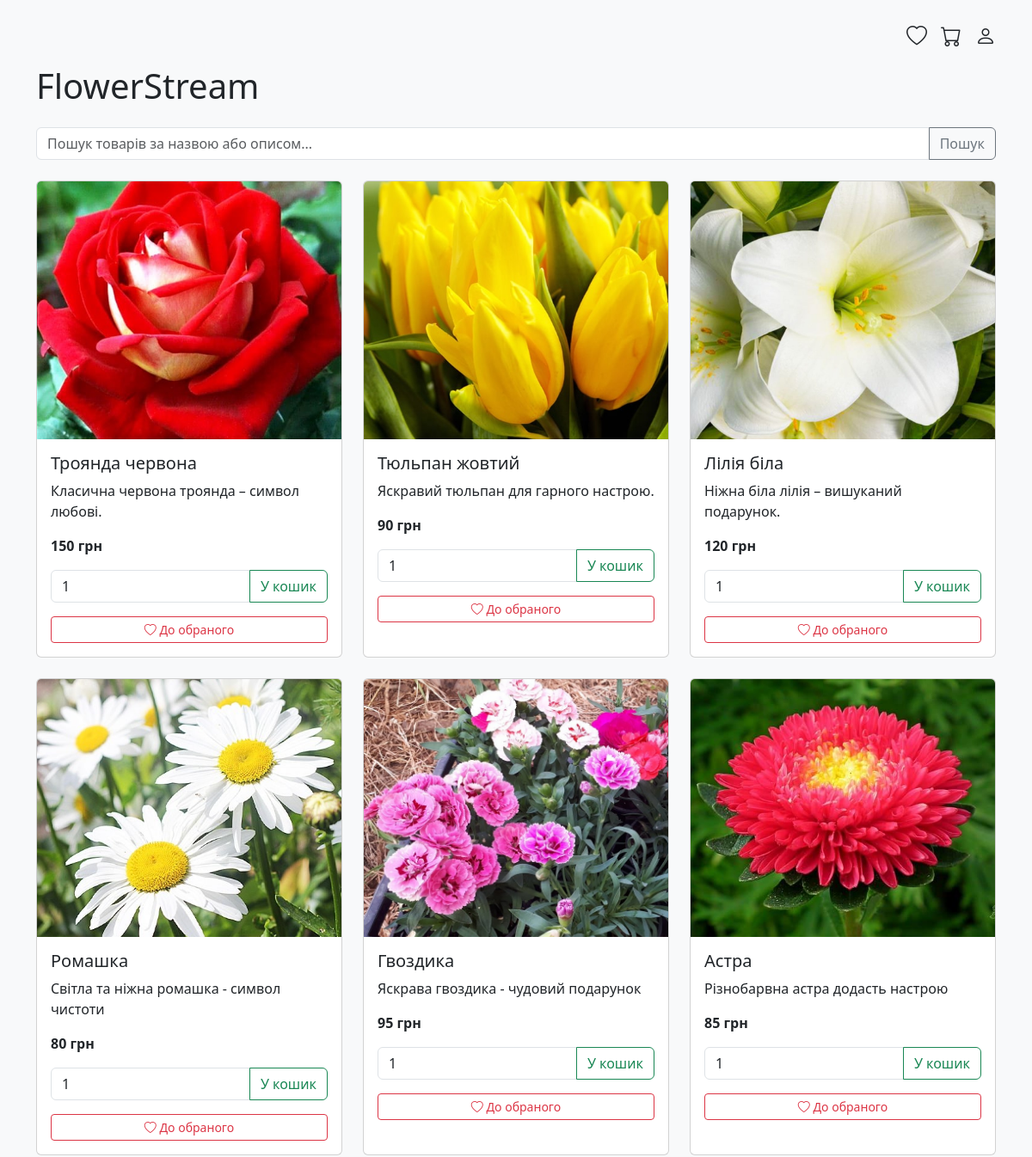
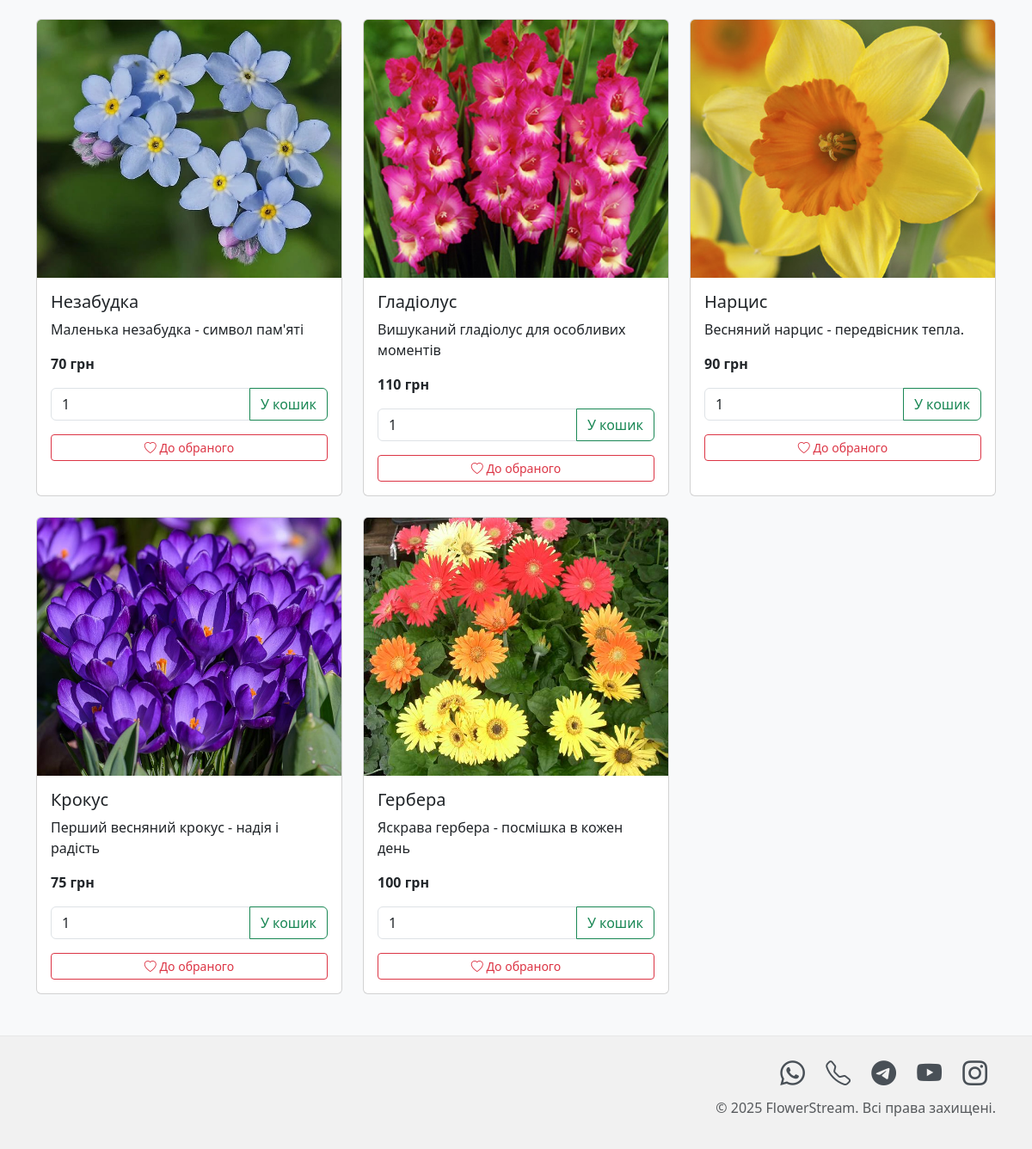
The page / on the database its author committed (2 pictures, top to bottom).
### tables this page shows
CREATE TABLE products (
            id INTEGER PRIMARY KEY AUTOINCREMENT,
            name TEXT NOT NULL,
            description TEXT,
            price REAL NOT NULL,
            image_url TEXT
        );

### app/app.py (the view)
@app.route('/')
def home():
    is_admin = session.get('is_admin', False)
    user_logged_in = session.get('user_id') is not None
    search_query = request.args.get('search_query') # Get search query
    sort_order = request.args.get('sort')  # 'price_asc' or 'price_desc'
    flowers = load_products_from_db(search_query, sort_order) # Pass it to the loading function
    cart = []
    cart_count = 0
    favorites = []
    edit_mode = session.get('edit_mode', False)
    if user_logged_in:
        cart = session.get('cart', [])
        cart_count = sum(item['quantity'] for item in cart) if cart else 0
        favorites = session.get('favorites', [])
    else:
        session.pop('cart', None)
        session.pop('favorites', None)
        session.pop('edit_mode', None)
    return render_template('home.html', flowers=flowers, is_admin=is_admin,
                           cart_count=cart_count, favorites=favorites,
                           user_logged_in=user_logged_in, edit_mode=edit_mode,
                           search_query=search_query) # Pass search_query to template

### app/app.py (called while the page is built)
def get_db_connection():
    db = getattr(g, '_database', None)
    if db is None:
        if DATABASE is None:
            raise RuntimeError("Environment variable 'DATABASE' is not set. Check your .env file.")
        db = sqlite3.connect(DATABASE)
        db.row_factory = sqlite3.Row
    return db

@app.teardown_appcontext
def close_connection(exception):
    db = getattr(g, '_database', None)
    if db is not None:
        db.close()

def load_products_from_db(search_term=None, sort_order=None):
    db = get_db_connection()
    cursor = db.cursor()
    base_query = "SELECT * FROM products"
    conditions = []
    params = []
    if search_term:
        conditions.append("(name LIKE ? OR description LIKE ?)")
        search_pattern = f"%{search_term}%"
        params.extend([search_pattern, search_pattern])
    if conditions:
        base_query += " WHERE " + " AND ".join(conditions)
    if sort_order == 'price_asc':
        base_query += " ORDER BY price ASC"
    elif sort_order == 'price_desc':
        base_query += " ORDER BY price DESC"
    else:
        base_query += " ORDER BY id ASC"
    cursor.execute(base_query, params)
    return cursor.fetchall()

### app/templates/home.html (shortened to what this page needs)
<!DOCTYPE html>
<html lang="uk">
<head>
    <link href="https://cdn.jsdelivr.net/npm/bootstrap@5.3.0/dist/css/bootstrap.min.css" rel="stylesheet">
    <link rel="stylesheet" href="https://cdn.jsdelivr.net/npm/bootstrap-icons@1.10.5/font/bootstrap-icons.css">
</head>
<body>
<div class="container py-4">
    <div class="d-flex justify-content-end align-items-center mb-3">
        <a href="{{ url_for('view_favorites') }}" class="text-dark me-3 position-relative" title="Улюблене">
            <i class="bi bi-heart fs-4"></i>
        </a>
        <a href="{{ url_for('view_cart') }}" class="text-dark me-3 position-relative" title="Кошик">
            <i class="bi bi-cart fs-4"></i>
        </a>
        <a href="{{ url_for('profile') if session.get('user_id') else url_for('login') }}" class="text-dark" title="Кабінет">
            <i class="bi bi-person fs-4"></i>
        </a>
    </div>
    <h1 class="mb-4">FlowerStream</h1>
    <form method="GET" action="{{ url_for('home') }}" class="mb-4">
        <div class="input-group">
            <input type="text" class="form-control" placeholder="Пошук товарів за назвою або описом..." name="search_query" value="{{ search_query if search_query }}">
            <button class="btn btn-outline-secondary" type="submit">Пошук</button>
        </div>
    </form>
    <div class="row">
        {% for flower in flowers %}
        <div class="col-md-4 mb-4">
            <div class="card h-100">
                <a href="{{ url_for('product_detail', product_id=flower.id) }}" class="card-link">
                    <img src="{{ flower.image_url if flower.image_url else 'https://placehold.co/400x200/cccccc/333333?text=No+Image' }}" class="card-img-top flower-card-img" alt="{{ flower.name }}" onerror="this.onerror=null;this.src='https://placehold.co/400x200/cccccc/333333?text=No+Image';">
                </a>
                <div class="card-body">
                    {% if session.get('is_admin') and edit_mode %}
                    <form method="POST" action="{{ url_for('edit_flower', flower_id=flower.id) }}" enctype="multipart/form-data">
                        <input type="text" class="form-control mb-2" name="name" value="{{ flower.name }}">
                        <textarea class="form-control mb-2" name="description">{{ flower.description }}</textarea>
                        <input type="number" class="form-control mb-2" name="price" value="{{ flower.price }}" step="0.01">
                        <div class="mb-3">
                            <label for="editFlowerImage-{{ flower.id }}" class="form-label">Змінити зображення</label>
                            <input class="form-control" type="file" id="editFlowerImage-{{ flower.id }}" name="image" accept="image/*">
                        </div>
                        <button type="submit" class="btn btn-sm btn-success w-100">Зберегти зміни</button>
                    </form>
                    <form method="POST" action="{{ url_for('delete_flower', flower_id=flower.id) }}" class="mt-2" onsubmit="return confirm('Ви впевнені, що хочете видалити цей товар?');">
                        <button type="submit" class="btn btn-sm btn-danger w-100">Видалити товар</button>
                    </form>
                    {% else %}
                    <a href="{{ url_for('product_detail', product_id=flower.id) }}" class="card-link">
                        <h5 class="card-title">{{ flower.name }}</h5>
                    </a>
                    <p class="card-text">{{ flower.description }}</p>
                    <p class="card-text fw-bold">
                        {% if flower.price == flower.price | int %}
                            {{ flower.price | int }} грн
                        {% else %}
                            {{ "%.2f"|format(flower.price) }} грн
                        {% endif %}
                    </p>
                    <form method="POST" action="{{ url_for('add_to_cart', flower_id=flower.id) }}" class="mt-2">
                        <div class="input-group mb-2">
                            <input type="number" name="quantity" class="form-control" value="1" min="1" aria-label="Кількість" aria-describedby="add-to-cart-button">
                            <button class="btn btn-outline-success" type="submit" id="add-to-cart-button">У кошик</button>
                        </div>
                    </form>
                    <form method="POST" action="{{ url_for('add_to_favorites', flower_id=flower.id) }}">
                        <button class="btn btn-outline-danger btn-sm mt-2 w-100">
                            <i class="bi bi-heart"></i> До обраного
                        </button>
                    </form>
                    {% endif %}
                </div>
            </div>
        </div>
        {% endfor %}
    </div>
</div>
<footer class="footer mt-auto">
    <div class="container text-end">
        <div class="social-icons">
            <a href="https://wa.me/PHONE_NUMBER" target="_blank" title="WhatsApp"><i class="bi bi-whatsapp"></i></a>
            <a href="tel:PHONE_NUMBER" title="Телефон"><i class="bi bi-telephone"></i></a>
            <a href="https://t.me/tarassts" target="_blank" title="Telegram"><i class="bi bi-telegram"></i></a>
            <a href="https://www.youtube.com/YOUTUBE_CHANNEL" target="_blank" title="YouTube"><i class="bi bi-youtube"></i></a>
            <a href="https://www.instagram.com/INSTAGRAM_USERNAME" target="_blank" title="Instagram"><i class="bi bi-instagram"></i></a>
        </div>
        <p class="text-muted mt-2">&copy; {{ 'now' | date('%Y') }} FlowerStream. Всі права захищені.</p>
    </div>
</footer>
</body>
</html>

### app/templates/home.html (style rules this page uses)
body { display: flex; flex-direction: column; min-height: 100vh; background-color: #f8f9fa; }
.container.py-4 { flex: 1; }
.bi { transition: color 0.2s ease; }
.footer { background-color: #f1f1f1; padding: 20px 0; text-align: center; border-top: 1px solid #e7e7e7; }
.social-icons a { font-size: 1.8rem; margin: 0 10px; color: #495057; transition: color 0.3s ease; }
.flower-card-img { height: 300px; object-fit: cover; }
.card-link { text-decoration: none; color: inherit; }

### rows shown on the page
products: image_url (picture), name "Троянда червона", description "Класична червона троянда – символ любові.", price "150"
products: image_url (picture), name "Тюльпан жовтий", description "Яскравий тюльпан для гарного настрою.", price "90"
products: image_url (picture), name "Лілія біла", description "Ніжна біла лілія – вишуканий подарунок.", price "120"
products: image_url (picture), name "Ромашка", description "Світла та ніжна ромашка - символ чистоти", price "80"
products: image_url (picture), name "Гвоздика", description "Яскрава гвоздика - чудовий подарунок", price "95"
products: image_url (picture), name "Астра", description "Різнобарвна астра додасть настрою", price "85"
products: image_url (picture), name "Незабудка", description "Маленька незабудка - символ пам'яті", price "70"
products: image_url (picture), name "Гладіолус", description "Вишуканий гладіолус для особливих моментів", price "110"
products: image_url (picture), name "Нарцис", description "Весняний нарцис - передвісник тепла.", price "90"
products: image_url (picture), name "Крокус", description "Перший весняний крокус - надія і радість", price "75"
products: image_url (picture), name "Гербера", description "Яскрава гербера - посмішка в кожен день", price "100"
